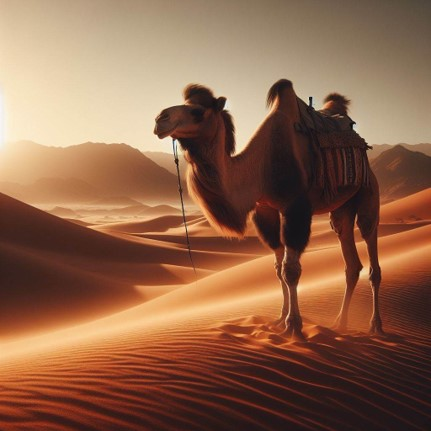
#> input picture data/tmp1.jpg, 431 x 431 px, found by its file name; its folder holds 3 pictures in this run
$ jupyter execute 5_Feature_Engineering_details.ipynb   (shell and % lines are left out)
#> lines starting #> are read from the running program, lines starting #| are printed output that depends on the picture
# Feature engineering

[cell 1]

import nltk
nltk.download('vader_lexicon')
#> (this line was passed over: nltk is not available in this run)
nltk.download('punkt')
#> (this line was passed over: nltk is not available in this run)
nltk.download('averaged_perceptron_tagger')
#> (this line was passed over: nltk is not available in this run)
nltk.download('stopwords')
#> (this line was passed over: nltk is not available in this run)

[cell 2]
import logging
import warnings
import numpy as np
import pandas as pd
import matplotlib
import matplotlib.pyplot as plt
import seaborn as sns
import scipy
import math
import requests
from collections import Counter
from adjustText import adjust_text
from tqdm import tqdm
from bisect import bisect_left
from scipy.cluster.hierarchy import ward, leaves_list
from scipy.spatial.distance import squareform, pdist

import datetime
import os
import re
import sklearn
import colorsys  # Not used; too limited...
from PIL import Image, ImageEnhance
from umap import UMAP  # pip install umap-learn
import ot              # pip install POT

import textstat
import nltk
from nltk.sentiment.vader import SentimentIntensityAnalyzer as SIA
from nltk import word_tokenize, pos_tag
import gensim.downloader
import matplotlib.patheffects as path_effects

from sklearn.pipeline import Pipeline
import sklearn.preprocessing
from sklearn.preprocessing import MinMaxScaler, QuantileTransformer, FunctionTransformer, StandardScaler, RobustScaler, Normalizer, PowerTransformer
from sklearn.preprocessing import OneHotEncoder, OrdinalEncoder, TargetEncoder, LabelEncoder
from sklearn.preprocessing import SplineTransformer, PolynomialFeatures
from sklearn.feature_selection import VarianceThreshold
from sklearn.impute import KNNImputer
from sklearn.decomposition import PCA

import statsmodels
import statsmodels.nonparametric.smoothers_lowess
from palmerpenguins import load_penguins
from pydataset import data  # Many datasets from R

[cell 3]
colours_db = [
    "#193296", "#0092D0", "#FFA000", "#D70032", "#2D962D", "#0055AA",
    "#B4D2F0", "#8296AA", "#0018A8", "#8C9FEC", "#82C3FF", "#FFD999",
    "#FF8DA7", "#9EE29E", "#3399FF", "#113557", "#E6EAEE", "#B6C0C7"
]

colours_quintile = ["#D7191C", "#FDAE61", "#CCCC66", "#ABD9E9", "#2C7BB6", "black"]

# Polychrome: Creating and Assessing Qualitative Palettes with Many Colors
# K.R. Coombes et al. (Journal of Statistical Software, 2019)
# https://www.jstatsoft.org/article/view/v090c01

colours_kelly = [
    "#f2f3f4", "#222222", "#f3c300", "#875692", "#f38400", "#a1caf1",
    "#be0032", "#c2b280", "#848482", "#008856", "#e68fac", "#0067a5",
    "#f99379", "#604e97", "#f6a600", "#b3446c", "#dcd300", "#882d17",
    "#8db600", "#654522", "#e25822", "#2b3d26"
]
colours_kelly_reordered = [
    "#F2F3F4", "#BE0032", "#F3C300", "#0067A5", "#2B3D26", "#8DB600",
    "#E68FAC", "#F38400", "#875692", "#882D17", "#008856", "#C2B280",
    "#A1CAF1", "#F99379", "#848482", "#654522", "#E25822", "#B3446C",
    "#DCD300", "#F6A600", "#604E97", "#222222"
]
colours_glasbey = [
    "#FFFFFF", "#0000FF", "#FF0000", "#00FF00", "#000033", "#FF00B6",
    "#005300", "#FFD300", "#009FFF", "#9A4D42", "#00FFBE", "#783FC1",
    "#1F9698", "#FFACFD", "#B1CC71", "#F1085C", "#FE8F42", "#DD00FF",
    "#201A01", "#720055", "#766C95", "#02AD24", "#C8FF00", "#886C00",
    "#FFB79F", "#858567", "#A10300", "#14F9FF", "#00479E", "#DC5E93",
    "#93D4FF", "#004CFF"
]
colours_glasbey_reordered = [
    "#FFFFFF", "#FF0000", "#0000FF", "#00FF00", "#FF00B6", "#FFD300",
    "#000033", "#9A4D42", "#DD00FF", "#00FFBE", "#FFACFD", "#1F9698",
    "#B1CC71", "#00479E", "#FE8F42", "#005300", "#C8FF00", "#A10300",
    "#720055", "#02AD24", "#766C95", "#886C00", "#009FFF", "#DC5E93",
    "#14F9FF", "#93D4FF", "#F1085C", "#FFB79F", "#858567", "#783FC1",
    "#201A01", "#004CFF"
]
colors_green_armytage = [
    "#F0A3FF", "#0075DC", "#993F00", "#4C005C", "#191919", "#005C31",
    "#2BCE48", "#FFCC99", "#808080", "#94FFB5", "#8F7C00", "#9DCC00",
    "#C20088", "#003380", "#19A405", "#FFA8BB", "#426600", "#FF0010",
    "#5EF1F2", "#00998F", "#E0FF66", "#100AFF", "#990000", "#FFFF80",
    "#FFE100", "#FF5000"
]
colours_green_armytage_reordered = [
    "#F0A3FF", "#FF0010", "#2BCE48", "#FFCC99", "#191919", "#100AFF",
    "#5EF1F2", "#990000", "#C20088", "#003380", "#426600", "#E0FF66",
    "#FFA8BB", "#0075DC", "#808080", "#FFE100", "#8F7C00", "#94FFB5",
    "#4C005C", "#00998F", "#FF5000", "#993F00", "#005C31", "#9DCC00",
    "#FFFF80", "#19A405"
]
colours_polychrome_36 = [
    "#5A5156", "#E4E1E3", "#F6222E", "#FE00FA", "#16FF32", "#3283FE",
    "#FEAF16", "#B00068", "#1CFFCE", "#90AD1C", "#2ED9FF", "#DEA0FD",
    "#AA0DFE", "#F8A19F", "#325A9B", "#C4451C", "#1C8356", "#85660D",
    "#B10DA1", "#FBE426", "#1CBE4F", "#FA0087", "#FC1CBF", "#F7E1A0",
    "#C075A6", "#782AB6", "#AAF400", "#BDCDFF", "#822E1C", "#B5EFB5",
    "#7ED7D1", "#1C7F93", "#D85FF7", "#683B79", "#66B0FF", "#3B00FB"
]
colours_alphabet = [
    "#AA0DFE", "#3283FE", "#85660D", "#782AB6", "#565656", "#1C8356",
    "#16FF32", "#F7E1A0", "#E2E2E2", "#1CBE4F", "#C4451C", "#DEA0FD",
    "#FE00FA", "#325A9B", "#FEAF16", "#F8A19F", "#90AD1C", "#F6222E",
    "#1CFFCE", "#2ED9FF", "#B10DA1", "#C075A6", "#FC1CBF", "#B00068",
    "#FBE426", "#FA0087"
]
colours_dark24 = [
    "#3292E6", "#E05D99", "#16A300", "#FE0D26", "#DE00FF", "#262E26",
    "#BB8700", "#760D88", "#5C16FF", "#E96638", "#00A19F", "#FE00D4",
    "#712A22", "#FC0081", "#87965A", "#998AAE", "#AD73F3", "#0D0DB3",
    "#16225F", "#DC5DD7", "#944577", "#00925D", "#AD8580", "#9F0D35"
]
colours_light24 = [  # For use on a dark background
    "#FD3222", "#0DFE00", "#557AFE", "#FED8C8", "#FC00D3", "#0DF9FF",
    "#F6F70D", "#FE990D", "#3D9B4B", "#AF70BD", "#DD557D", "#CE38FF",
    "#698E96", "#38AAE6", "#9B8E1C", "#00FDC5", "#AAF866", "#CAFBD7",
    "#C27555", "#FE0D84", "#FE7FD2", "#F1D8FF", "#FBC72E", "#F36247"
]
colours_sky = [   # For use on a dark background; close to the standard karyotyping palette
    "#FDFD16", "#D04D60", "#B1BEFA", "#1CFDF1", "#F98500", "#A955D0",
    "#9B6C6A", "#FBC87A", "#EDFFED", "#9FE600", "#22C7E9", "#FC0DF8",
    "#F60000", "#FE76C8", "#3D8484", "#C00DFE", "#00AAFD", "#FF0085",
    "#6DFCB2", "#4969FF", "#E5FFA3", "#FFC3EF", "#4F8A35", "#00FE5D"
]


# https://yeun.github.io/open-color/
# https://github.com/rougier/scientific-visualization-book/blob/master/code/colors/open-colors.py
colours_open_gray   = [ "#f8f9fa", "#f1f3f5", "#e9ecef", "#dee2e6", "#ced4da", "#adb5bd", "#868e96", "#495057", "#343a40", "#212529", ]
colours_open_red    = [ "#fff5f5", "#ffe3e3", "#ffc9c9", "#ffa8a8", "#ff8787", "#ff6b6b", "#fa5252", "#f03e3e", "#e03131", "#c92a2a", ]
colours_open_pink   = [ "#fff0f6", "#ffdeeb", "#fcc2d7", "#faa2c1", "#f783ac", "#f06595", "#e64980", "#d6336c", "#c2255c", "#a61e4d", ]
colours_open_grape  = [ "#f8f0fc", "#f3d9fa", "#eebefa", "#e599f7", "#da77f2", "#cc5de8", "#be4bdb", "#ae3ec9", "#9c36b5", "#862e9c", ]
colours_open_violet = [ "#f3f0ff", "#e5dbff", "#d0bfff", "#b197fc", "#9775fa", "#845ef7", "#7950f2", "#7048e8", "#6741d9", "#5f3dc4", ]
colours_open_indigo = [ "#edf2ff", "#dbe4ff", "#bac8ff", "#91a7ff", "#748ffc", "#5c7cfa", "#4c6ef5", "#4263eb", "#3b5bdb", "#364fc7", ]
colours_open_blue   = [ "#e7f5ff", "#d0ebff", "#a5d8ff", "#74c0fc", "#4dabf7", "#339af0", "#228be6", "#1c7ed6", "#1971c2", "#1864ab", ]
colours_open_cyan   = [ "#e3fafc", "#c5f6fa", "#99e9f2", "#66d9e8", "#3bc9db", "#22b8cf", "#15aabf", "#1098ad", "#0c8599", "#0b7285", ]
colours_open_teal   = [ "#e6fcf5", "#c3fae8", "#96f2d7", "#63e6be", "#38d9a9", "#20c997", "#12b886", "#0ca678", "#099268", "#087f5b", ]
colours_open_green  = [ "#ebfbee", "#d3f9d8", "#b2f2bb", "#8ce99a", "#69db7c", "#51cf66", "#40c057", "#37b24d", "#2f9e44", "#2b8a3e", ]
colours_open_lime   = [ "#f4fce3", "#e9fac8", "#d8f5a2", "#c0eb75", "#a9e34b", "#94d82d", "#82c91e", "#74b816", "#66a80f", "#5c940d", ]
colours_open_yellow = [ "#fff9db", "#fff3bf", "#ffec99", "#ffe066", "#ffd43b", "#fcc419", "#fab005", "#f59f00", "#f08c00", "#e67700", ]
colours_open_orange = [ "#fff4e6", "#ffe8cc", "#ffd8a8", "#ffc078", "#ffa94d", "#ff922b", "#fd7e14", "#f76707", "#e8590c", "#d9480f", ]

# https://github.com/rougier/scientific-visualization-book/blob/master/code/colors/material-colors.py
colours_material_red       = [ "#ffebee", "#ffcdd2", "#ef9a9a", "#e57373", "#ef5350", "#f44336", "#e53935", "#d32f2f", "#c62828", "#b71c1c", ]
colours_material_pink      = [ "#fce4ec", "#f8bbd0", "#f48fb1", "#f06292", "#ec407a", "#e91e63", "#d81b60", "#c2185b", "#ad1457", "#880e4f", ]
colours_material_purple    = [ "#f3e5f5", "#e1bee7", "#ce93d8", "#ba68c8", "#ab47bc", "#9c27b0", "#8e24aa", "#7b1fa2", "#6a1b9a", "#4a148c", ]
colours_material_d_purple  = [ "#ede7f6", "#d1c4e9", "#b39ddb", "#9575cd", "#7e57c2", "#673ab7", "#5e35b1", "#512da8", "#4527a0", "#311b92", ]
colours_material_indigo    = [ "#e8eaf6", "#c5cae9", "#9fa8da", "#7986cb", "#5c6bc0", "#3f51b5", "#3949ab", "#303f9f", "#283593", "#1a237e", ]
colours_material_blue      = [ "#e3f2fd", "#bbdefb", "#90caf9", "#64b5f6", "#42a5f5", "#2196f3", "#1e88e5", "#1976d2", "#1565c0", "#0d47a1", ]
colours_material_l_blue    = [ "#e1f5fe", "#b3e5fc", "#81d4fa", "#4fc3f7", "#29b6f6", "#03a9f4", "#039be5", "#0288d1", "#0277bd", "#01579b", ]
colours_material_cyan      = [ "#e0f7fa", "#b2ebf2", "#80deea", "#4dd0e1", "#26c6da", "#00bcd4", "#00acc1", "#0097a7", "#00838f", "#006064", ]
colours_material_teal      = [ "#e0f2f1", "#b2dfdb", "#80cbc4", "#4db6ac", "#26a69a", "#009688", "#00897b", "#00796b", "#00695c", "#004d40", ]
colours_material_green     = [ "#e8f5e9", "#c8e6c9", "#a5d6a7", "#81c784", "#66bb6a", "#4caf50", "#43a047", "#388e3c", "#2e7d32", "#1b5e20", ]
colours_material_l_green   = [ "#f1f8e9", "#dcedc8", "#c5e1a5", "#aed581", "#9ccc65", "#8bc34a", "#7cb342", "#689f38", "#558b2f", "#33691e", ]
colours_material_lime      = [ "#f9fbe7", "#f0f4c3", "#e6ee9c", "#dce775", "#d4e157", "#cddc39", "#c0ca33", "#afb42b", "#9e9d24", "#827717", ]
colours_material_yellow    = [ "#fffde7", "#fff9c4", "#fff59d", "#fff176", "#ffee58", "#ffeb3b", "#fdd835", "#fbc02d", "#f9a825", "#f57f17", ]
colours_material_amber     = [ "#fff8e1", "#ffecb3", "#ffe082", "#ffd54f", "#ffca28", "#ffc107", "#ffb300", "#ffa000", "#ff8f00", "#ff6f00", ]
colours_material_orange    = [ "#fff3e0", "#ffe0b2", "#ffcc80", "#ffb74d", "#ffa726", "#ff9800", "#fb8c00", "#f57c00", "#ef6c00", "#e65100", ]
colours_material_d_orange  = [ "#fbe9e7", "#ffccbc", "#ffab91", "#ff8a65", "#ff7043", "#ff5722", "#f4511e", "#e64a19", "#d84315", "#bf360c", ]
colours_material_brown     = [ "#efebe9", "#d7ccc8", "#bcaaa4", "#a1887f", "#8d6e63", "#795548", "#6d4c41", "#5d4037", "#4e342e", "#3e2723", ]
colours_material_grey      = [ "#fafafa", "#f5f5f5", "#eeeeee", "#e0e0e0", "#bdbdbd", "#9e9e9e", "#757575", "#616161", "#424242", "#212121", ]
colours_material_blue_grey = [ "#eceff1", "#cfd8dc", "#b0bec5", "#90a4ae", "#78909c", "#607d8b", "#546e7a", "#455a64", "#37474f", "#263238", ]


# [125 lines left out: functions test_colours, test_colours_2, not called in this run]

[cell 4]
# [211 lines left out: functions remove_scientific_notation_from_vertical_axis, corrplot, mfrow, uniformize1, uniformize2, uniformize, not called in this run]

logging.basicConfig(
    format  = '%(asctime)-15s %(message)s',
    datefmt = '%Y-%m-%d %H:%M:%S',
    level   = logging.INFO,
)

# [86 lines left out: functions LOG, get_cmap, remove_empty_axes, fractiles, fractiles_1, not called in this run]

# Numeric data

## Simulated data

[cell 5]
x = np.random.normal( size = 10_000 )
figsize = (3,3)
dpi = 100

fig, ax = plt.subplots( figsize = figsize, layout = 'constrained', dpi = dpi )
ax.hist( np.exp(x), bins=20, facecolor='lightblue', edgecolor='tab:blue', density=True)
for side in ['left', 'top', 'right']:
    ax.spines[side].set_visible(False)
ax.set_yticks([])
ax.set_xlabel("raw feature")
plt.show()
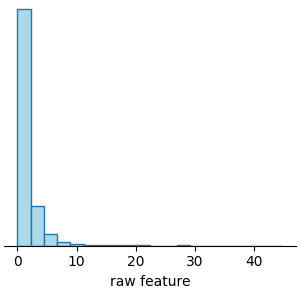
#> figure drawn by matplotlib, 1 panel

fig, ax = plt.subplots( figsize = figsize, layout = 'constrained', dpi = dpi )
ax.hist(x, bins=20, facecolor='lightblue', edgecolor='tab:blue', density=True)
for side in ['left', 'top', 'right']:
    ax.spines[side].set_visible(False)
ax.set_yticks([])
ax.set_xlabel("log( raw feature )")
plt.show()
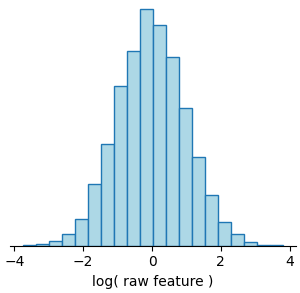
#> figure drawn by matplotlib, 1 panel
#> further down, img is the input picture: PIL image 431x431 RGB; mean R, G, B 142.5, 100.8, 75.8

## (Real) financial data: see other notebook (requires an older version of Pandas to download the data)

# Images

## Average / dominant colour of an image

[cell 6]
def plot_colours(img, k=50, ax=None, **kwargs):
#> called with k = 50
    ax_was_None = ax is None

    img = img.getdata()
    x = np.array( img )
    i = np.random.choice( x.shape[0], k**2, replace = False )
    x = x[i,:]
#> x = 2500 rows, first 8: [244, 225, 192], [243, 225, 189], [147, 125, 101], [229, 182, 136], [232, 209, 175], [73, 41, 30], [73, 51, 38], [206, 156, 105]
    x = pd.DataFrame(x + np.random.uniform(size = x.shape) ).head(k ** 2)
#> x = table of 2500 rows and 3 columns

    #xy = UMAP(**kwargs).fit_transform( x )
    xy = sklearn.decomposition.PCA(2).fit_transform( x )  # Here, a linear transformation works much better
#> xy = 2500 pairs, first value -154.1 to 228.2, second value -58.66 to 65.28

    #target = np.random.uniform( size = xy.shape )

    target = np.linspace(0,1,k)
    target = np.meshgrid( target, target )
    target = [ u.flatten() for u in target ]
    target = np.array(target).T

    cost = ot.dist(xy,target)
    cost /= cost.max()
    n = x.shape[0]
    uniform = np.ones((n,)) / n
    G0 = ot.emd(uniform, uniform, cost)
    i = np.apply_along_axis( np.argmax, 1, G0 )
    xy = target[i,:]

    if ax_was_None:
        fig, ax = plt.subplots(figsize = (3,3), layout = 'constrained' )
    ax.scatter( xy[:,0], xy[:,1], s = 50, color = x.values / 256 )
    ax.axis('off')
    if ax_was_None:
        plt.show()

fig, axs = plt.subplots( 2, 3, figsize = (6,4), layout = 'constrained', dpi = 100 )
for j in range(3):
    img = Image.open( f"data/tmp{j+1}.jpg" )
    axs[0,j].imshow(img)
    axs[0,j].axis('off')
    plot_colours(img, ax=axs[1,j], min_dist=.5)
#> (the call stopped at in plot_colours, `cost = ot.dist(xy,target)`: ot is not available in this run)
plt.show()
